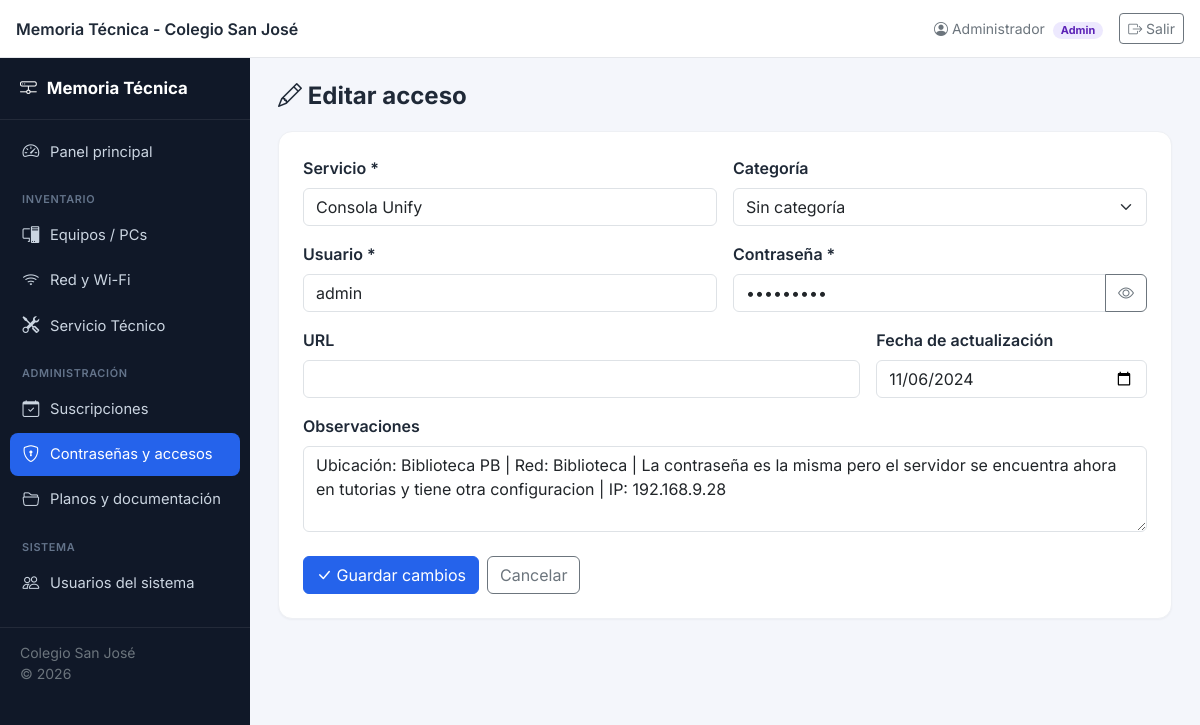
The app's page /accesos/editar.php?id=2 (signed in) with its own data.
### tables this page shows
CREATE TABLE accesos (
  id INT AUTO_INCREMENT PRIMARY KEY,
  servicio VARCHAR(150) NOT NULL,
  usuario VARCHAR(150) NOT NULL,
  password_cifrada TEXT NOT NULL,
  iv VARCHAR(64) NOT NULL,
  url VARCHAR(255) NULL,
  categoria_id INT NULL,
  observaciones TEXT NULL,
  fecha_actualizacion DATE NOT NULL,
  created_at DATETIME NOT NULL DEFAULT CURRENT_TIMESTAMP,
  updated_at DATETIME NOT NULL DEFAULT CURRENT_TIMESTAMP ON UPDATE CURRENT_TIMESTAMP,
  creado_por INT NULL,
  FOREIGN KEY (categoria_id) REFERENCES categorias_accesos(id) ON DELETE SET NULL,
  FOREIGN KEY (creado_por) REFERENCES usuarios_sistema(id) ON DELETE SET NULL
);

### includes/auth.php (called while the page is built, shortened)
<?php
function currentUser(): ?array
{
    return $_SESSION['usuario'] ?? null;
}
function isLoggedIn(): bool
{
    return isset($_SESSION['usuario']);
}
function baseUrl(): string
{
    static $base = null;
    if ($base === null) {
        $projectRoot = str_replace('\\', '/', dirname(__DIR__));
        $docRoot = str_replace('\\', '/', rtrim($_SERVER['DOCUMENT_ROOT'] ?? '', '/'));
        $rel = str_replace($docRoot, '', $projectRoot);
        $base = rtrim($rel, '/') . '/';
    }
    return $base;
}

### includes/functions.php (called while the page is built, shortened)
<?php
function decryptString(string $encoded, string $ivEncoded): string
{
    $cipher = base64_decode($encoded);
    $iv = base64_decode($ivEncoded);
    $plain = openssl_decrypt($cipher, 'aes-256-cbc', hash('sha256', APP_ENCRYPTION_KEY, true), OPENSSL_RAW_DATA, $iv);
    return $plain === false ? '' : $plain;
}
function h($value): string
{
    return htmlspecialchars((string)($value ?? ''), ENT_QUOTES, 'UTF-8');
}

### accesos/editar.php (the view, shortened to what this page needs)
<?php
require_once __DIR__ . '/../includes/functions.php';
require_once __DIR__ . '/../includes/auth.php';
$db = getDB();
$id = (int)($_GET['id'] ?? $_POST['id'] ?? 0);
$stmt = $db->prepare('SELECT * FROM accesos WHERE id = ?');
$stmt->execute([$id]);
$acceso = $stmt->fetch();
$form = [
    'servicio' => $acceso['servicio'], 'usuario' => $acceso['usuario'],
    'password' => decryptString($acceso['password_cifrada'], $acceso['iv']),
    'url' => $acceso['url'], 'categoria_id' => $acceso['categoria_id'],
    'observaciones' => $acceso['observaciones'], 'fecha_actualizacion' => $acceso['fecha_actualizacion'],
];
require_once __DIR__ . '/../includes/header.php';
require_once __DIR__ . '/../includes/layout_start.php';
?>
<div class="page-header">
  <h1><i class="bi bi-pencil"></i> Editar acceso</h1>
</div>
<div class="card-app">
  <div class="p-4">
    <form method="post" novalidate>
      <div class="row g-3">
        <div class="col-md-6">
          <label class="form-label fw-semibold">Servicio *</label>
          <input type="text" name="servicio" class="form-control" required value="<?= h($form['servicio']) ?>">
        </div>
        <div class="col-md-6">
          <label class="form-label fw-semibold">Categoría</label>
          <select name="categoria_id" class="form-select">
            <option value="">Sin categoría</option>
          </select>
        </div>
        <div class="col-md-6">
          <label class="form-label fw-semibold">Usuario *</label>
          <input type="text" name="usuario" class="form-control" required value="<?= h($form['usuario']) ?>">
        </div>
        <div class="col-md-6">
          <label class="form-label fw-semibold">Contraseña *</label>
          <div class="input-group">
            <input type="password" name="password" id="passField" class="form-control" required value="<?= h($form['password']) ?>">
            <button type="button" class="btn btn-outline-secondary" onclick="togglePassword(this,'passField')"><i class="bi bi-eye"></i></button>
          </div>
        </div>
        <div class="col-md-8">
          <label class="form-label fw-semibold">URL</label>
          <input type="text" name="url" class="form-control" value="<?= h($form['url']) ?>">
        </div>
        <div class="col-md-4">
          <label class="form-label fw-semibold">Fecha de actualización</label>
          <input type="date" name="fecha_actualizacion" class="form-control" value="<?= h($form['fecha_actualizacion']) ?>">
        </div>
        <div class="col-12">
          <label class="form-label fw-semibold">Observaciones</label>
          <textarea name="observaciones" class="form-control" rows="3"><?= h($form['observaciones']) ?></textarea>
        </div>
      </div>
      <div class="mt-4 d-flex gap-2">
        <button type="submit" class="btn btn-brand"><i class="bi bi-check-lg"></i> Guardar cambios</button>
        <a href="index.php" class="btn btn-outline-secondary">Cancelar</a>
      </div>
    </form>
  </div>
</div>
<?php require_once __DIR__ . '/../includes/footer.php'; ?>

### includes/header.php (shortened to what this page needs)
<?php
$user = currentUser();
?>
<!DOCTYPE html>
<html lang="es">
<head>
<link href="https://cdn.jsdelivr.net/npm/bootstrap@5.3.3/dist/css/bootstrap.min.css" rel="stylesheet">
<link href="https://cdn.jsdelivr.net/npm/bootstrap-icons@1.11.3/font/bootstrap-icons.css" rel="stylesheet">
<link href="<?= baseUrl() ?>assets/css/style.css" rel="stylesheet">
</head>
<body class="<?= isLoggedIn() ? 'with-sidebar' : '' ?>">
<?php if (isLoggedIn()): ?>
<nav class="topbar d-flex align-items-center justify-content-between px-3">
  <div class="d-flex align-items-center gap-2">
    <span class="fw-semibold d-none d-sm-inline"><?= h(APP_NAME) ?></span>
  </div>
  <div class="d-flex align-items-center gap-3">
    <span class="text-secondary small d-none d-md-inline">
      <i class="bi bi-person-circle"></i> <?= h($user['nombre']) ?>
      <span class="badge badge-rol badge-rol-<?= h($user['rol']) ?> ms-1"><?= h(ucfirst($user['rol'])) ?></span>
    </span>
    <a href="<?= baseUrl() ?>logout.php" class="btn btn-sm btn-outline-secondary"><i class="bi bi-box-arrow-right"></i> Salir</a>
  </div>
</nav>
<?php endif; ?>

### assets/css/style.css (style rules this page uses)
:root { --brand: #2563eb; --brand-dark: #1d4ed8; --brand-light: #eff6ff; --sidebar-w: 250px; --topbar-h: 58px; --bg: #f4f6fb; --card-radius: 14px; }
* { box-sizing: border-box; }
body { font-family: 'Inter', -apple-system, BlinkMacSystemFont, 'Segoe UI', sans-serif; background: var(--bg); color: #1f2937; }
a { text-decoration: none; }
.topbar { height: var(--topbar-h); background: #fff; border-bottom: 1px solid #e5e7eb; position: fixed; top: 0; left: 0; right: 0; z-index: 1030; }
body.with-sidebar { padding-top: var(--topbar-h); }
.card-app { background: #fff; border-radius: var(--card-radius); border: 1px solid #eef0f4; box-shadow: 0 1px 2px rgba(16,24,40,0.04); }
.page-header { display: flex; align-items: center; justify-content: space-between; flex-wrap: wrap; gap: 12px; margin-bottom: 20px; }
.page-header h1 { font-size: 1.5rem; font-weight: 700; margin: 0; }
.badge-rol { font-size: .68rem; padding: 3px 8px; border-radius: 20px; }
.badge-rol-admin { background: #ede9fe; color: #5b21b6; }
.btn-brand { background: var(--brand); border-color: var(--brand); color: #fff; }

### records on screen
accesos: usuario "Admin", servicio "Consola Unify", usuario "admin", fecha_actualizacion "11/06/2024", observaciones "Ubicación: Biblioteca PB | Red: Biblioteca | La contraseña es la misma pero el servidor se encuentra ahora en tutorias y tiene otra configuracion | IP: 192.168.9.28"

### other values on screen
APP_NAME "Memoria Técnica - Colegio San José"
$user['nombre'] "Administrador"
